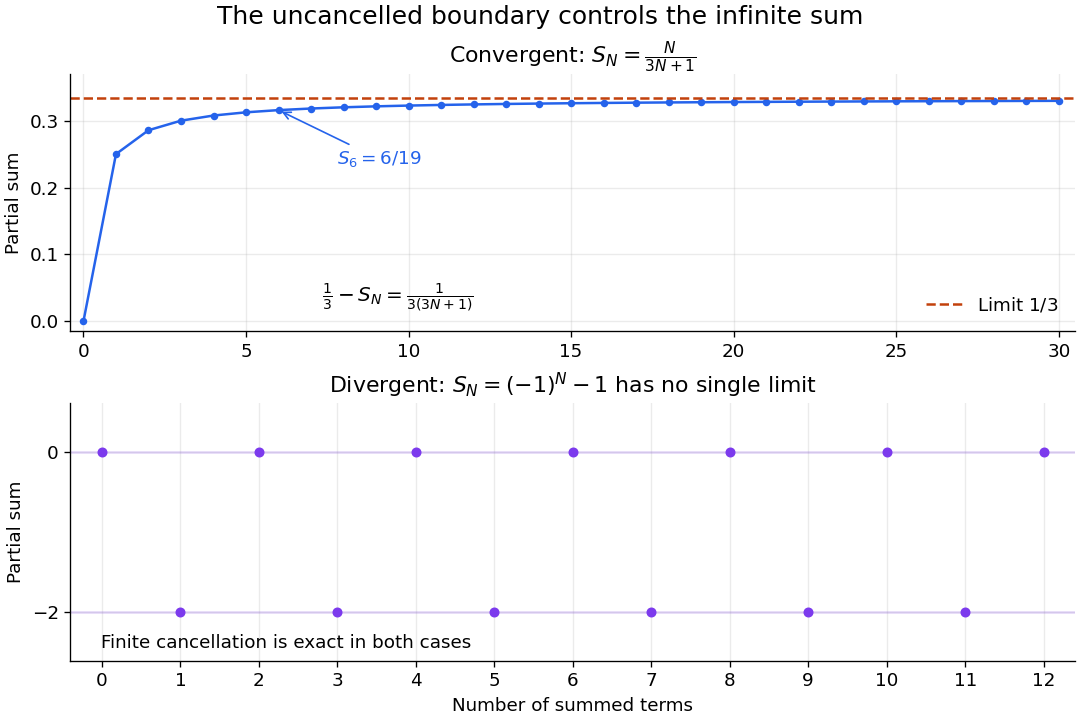

Here is the Python script that generated this plot:
"""Original partial sums showing a convergent boundary and an oscillating boundary."""
from pathlib import Path
import numpy as np
import matplotlib.pyplot as plt

plt.rcParams.update({"font.size": 11, "figure.facecolor": "white", "axes.facecolor": "white"})
fig, axes = plt.subplots(2, 1, figsize=(9, 6), layout="constrained")
n = np.arange(0, 31)
s = n/(3*n+1)
axes[0].plot(n, s, "o-", color="#2563eb", markersize=3.5, lw=1.5)
axes[0].axhline(1/3, color="#c2410c", linestyle="--", label=r"Limit $1/3$")
axes[0].set(xlim=(-0.4, 30.5), ylim=(-0.015, 0.37), ylabel="Partial sum", title=r"Convergent: $S_N=\frac{N}{3N+1}$")
axes[0].text(0.25, 0.12, r"$\frac{1}{3}-S_N=\frac{1}{3(3N+1)}$", transform=axes[0].transAxes, fontsize=12)
axes[0].annotate(r"$S_6=6/19$", (6, s[6]), xytext=(7.8, 0.235), arrowprops={"arrowstyle": "->", "color": "#2563eb"}, color="#2563eb")
axes[0].legend(loc="lower right", frameon=False)
m = np.arange(13)
alternating = (-1.)**m-1
axes[1].plot(m, alternating, "o", color="#7c3aed", markersize=5)
axes[1].set(xlim=(-0.4, 12.4), ylim=(-2.6, 0.6), yticks=[-2, 0], xticks=m, xlabel="Number of summed terms", ylabel="Partial sum", title=r"Divergent: $S_N=(-1)^N-1$ has no single limit")
axes[1].axhline(0, color="#7c3aed", alpha=0.2)
axes[1].axhline(-2, color="#7c3aed", alpha=0.2)
axes[1].text(0.03, 0.05, "Finite cancellation is exact in both cases", transform=axes[1].transAxes, fontsize=11)
for ax in axes:
    ax.spines[["top", "right"]].set_visible(False)
    ax.grid(alpha=0.25)
fig.suptitle("The uncancelled boundary controls the infinite sum", fontsize=15)
fig.savefig(Path.cwd() / Path(__file__).with_suffix(".png").name, dpi=120, facecolor="white", transparent=False)
plt.close(fig)
